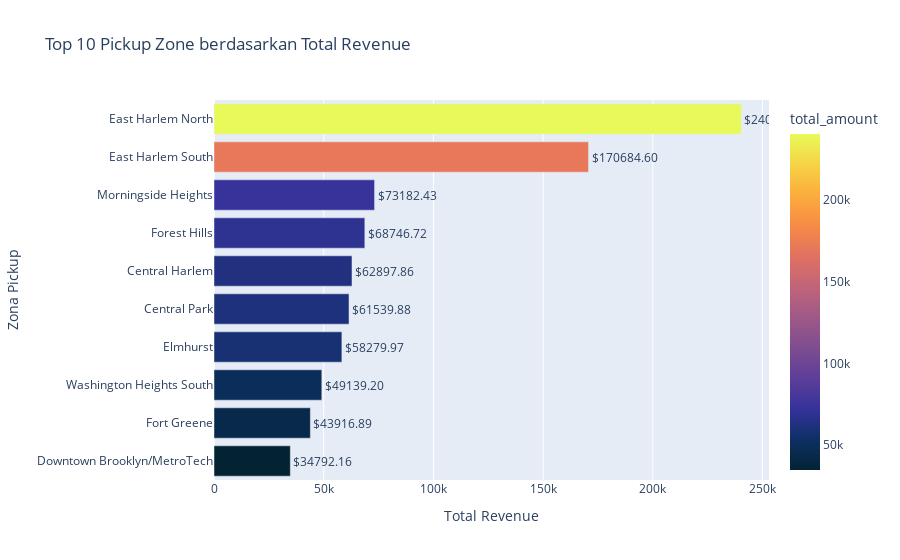

Notebook cell for this chart:
### Markdown cell above
### Total Revenue

### Code cell
pu_revenue = df.groupby('PU_Zone')['total_amount'].sum().sort_values(ascending=False).head(10).reset_index()

fig = px.bar(
    pu_revenue,
    x='total_amount',
    y='PU_Zone',
    orientation='h',
    text='total_amount',
    color='total_amount',
    color_continuous_scale='thermal',
    title='Top 10 Pickup Zone berdasarkan Total Revenue'
)
fig.update_traces(texttemplate='$%{text:.2f}', textposition='outside')
fig.update_layout(yaxis={'categoryorder':'total ascending'},
                  xaxis_title='Total Revenue',
                  yaxis_title='Zona Pickup')
fig.show()

### Figure 1 — Plotly figure (JSON) as saved in the notebook; plotly's stock layout.template omitted (floating-point values rounded to 4 significant figures)
{"data": [{"hovertemplate": "total_amount=%{marker.color}<br>PU_Zone=%{y}<extra></extra>", "legendgroup": "", "marker": {"color": [240300.0, 170700.0, 73180.0, 68750.0, 62900.0, 61540.0, 58280.0, 49140.0, 43920.0, 34790.0], "coloraxis": "coloraxis", "pattern": {"shape": ""}}, "name": "", "orientation": "h", "showlegend": false, "text": [240300.0, 170700.0, 73180.0, 68750.0, 62900.0, 61540.0, 58280.0, 49140.0, 43920.0, 34790.0], "textposition": "outside", "texttemplate": "$%{text:.2f}", "type": "bar", "x": [240300.0, 170700.0, 73180.0, 68750.0, 62900.0, 61540.0, 58280.0, 49140.0, 43920.0, 34790.0], "xaxis": "x", "y": ["East Harlem North", "East Harlem South", "Morningside Heights", "Forest Hills", "Central Harlem", "Central Park", "Elmhurst", "Washington Heights South", "Fort Greene", "Downtown Brooklyn/MetroTech"], "yaxis": "y"}], "layout": {"barmode": "relative", "coloraxis": {"colorbar": {"title": {"text": "total_amount"}}, "colorscale": [[0, "rgb(3, 35, 51)"], [0.09091, "rgb(13, 48, 100)"], [0.1818, "rgb(53, 50, 155)"], [0.2727, "rgb(93, 62, 153)"], [0.3636, "rgb(126, 77, 143)"], [0.4545, "rgb(158, 89, 135)"], [0.5455, "rgb(193, 100, 121)"], [0.6364, "rgb(225, 113, 97)"], [0.7273, "rgb(246, 139, 69)"], [0.8182, "rgb(251, 173, 60)"], [0.9091, "rgb(246, 211, 70)"], [1, "rgb(231, 250, 90)"]]}, "legend": {"tracegroupgap": 0}, "title": {"text": "Top 10 Pickup Zone berdasarkan Total Revenue"}, "xaxis": {"anchor": "y", "domain": [0, 1], "title": {"text": "Total Revenue"}}, "yaxis": {"anchor": "x", "categoryorder": "total ascending", "domain": [0, 1], "title": {"text": "Zona Pickup"}}}}
